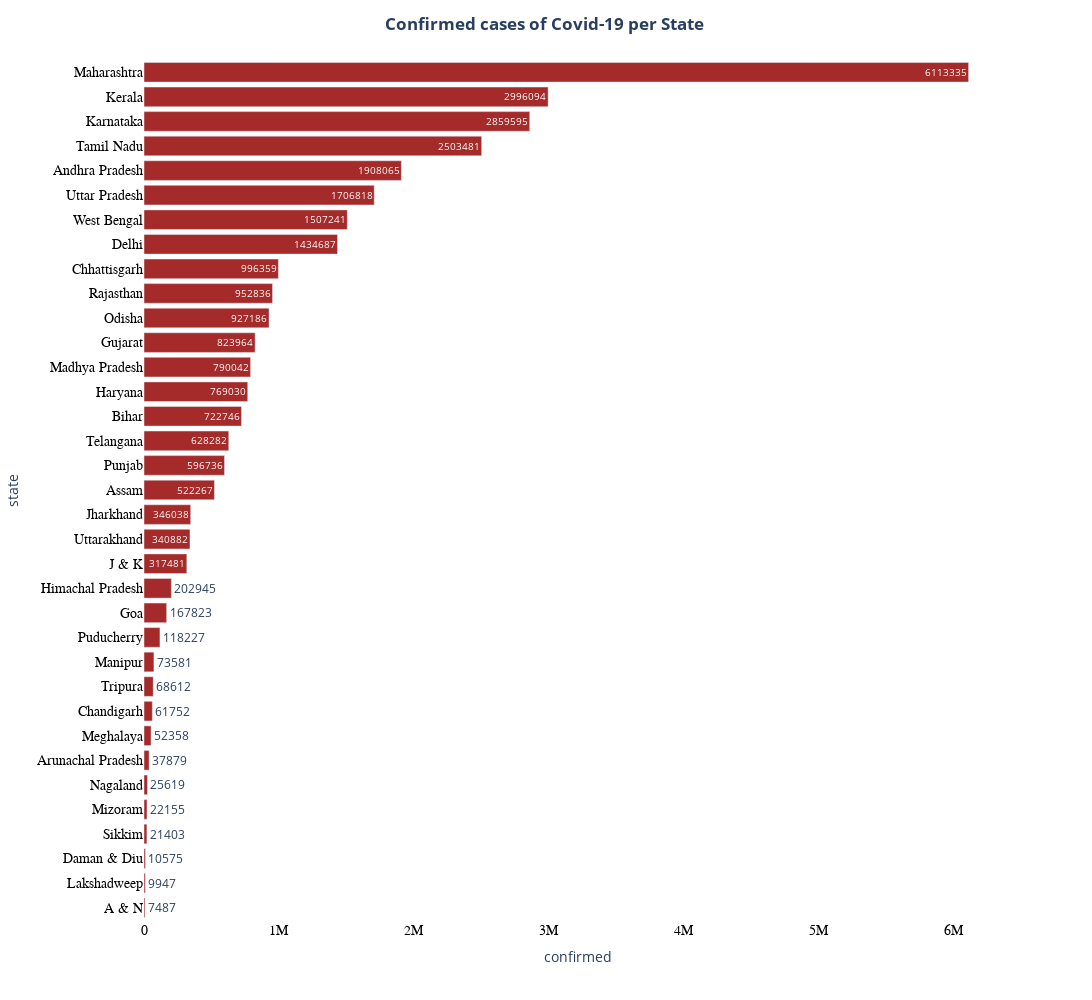

Source (notebook cell):
### Code cell
confirmed = merged.sort_values('confirmed', ascending = True)

#lowc = confirmed.head(10)
#highc = confirmed.tail(10)


fig = px.bar(confirmed, x="confirmed", y="state", orientation='h', text = 'confirmed')
fig.update_layout(
    title_text='<b>Confirmed cases of Covid-19 per State <b>',
    title_x=0.5,
    paper_bgcolor='white',
    plot_bgcolor = "white",
    autosize=False,
    width= 1100,
    height=1000)
fig.update_traces(marker_color='brown')
fig.update_xaxes(tickfont=dict(family='Rockwell', color='black', size=14))
fig.update_yaxes(tickfont=dict(family='Rockwell', color='black', size=14))
fig.show()

### Figure 1 — Plotly figure (JSON) as saved in the notebook; plotly's stock layout.template omitted (floating-point values rounded to 4 significant figures)
{"data": [{"alignmentgroup": "True", "hovertemplate": "confirmed=%{text}<br>state=%{y}<extra></extra>", "legendgroup": "", "marker": {"color": "brown"}, "name": "", "offsetgroup": "", "orientation": "h", "showlegend": false, "text": [7487, 9947, 10575, 21403, 22155, 25619, 37879, 52358, 61752, 68612, 73581, 118227, 167823, 202945, 317481, 340882, 346038, 522267, 596736, 628282, 722746, 769030, 790042, 823964, 927186, 952836, 996359, 1434687, 1507241, 1706818, 1908065, 2503481, 2859595, 2996094, 6113335], "textposition": "auto", "type": "bar", "x": [7487, 9947, 10575, 21403, 22155, 25619, 37879, 52358, 61752, 68612, 73581, 118227, 167823, 202945, 317481, 340882, 346038, 522267, 596736, 628282, 722746, 769030, 790042, 823964, 927186, 952836, 996359, 1434687, 1507241, 1706818, 1908065, 2503481, 2859595, 2996094, 6113335], "xaxis": "x", "y": ["A & N", "Lakshadweep", "Daman & Diu", "Sikkim", "Mizoram", "Nagaland", "Arunachal Pradesh", "Meghalaya", "Chandigarh", "Tripura", "Manipur", "Puducherry", "Goa", "Himachal Pradesh", "J & K", "Uttarakhand", "Jharkhand", "Assam", "Punjab", "Telangana", "Bihar", "Haryana", "Madhya Pradesh", "Gujarat", "Odisha", "Rajasthan", "Chhattisgarh", "Delhi", "West Bengal", "Uttar Pradesh", "Andhra Pradesh", "Tamil Nadu", "Karnataka", "Kerala", "Maharashtra"], "yaxis": "y"}], "layout": {"autosize": false, "barmode": "relative", "height": 1000, "legend": {"tracegroupgap": 0}, "margin": {"t": 60}, "paper_bgcolor": "white", "plot_bgcolor": "white", "title": {"text": "<b>Confirmed cases of Covid-19 per State <b>", "x": 0.5}, "width": 1100, "xaxis": {"anchor": "y", "domain": [0, 1], "tickfont": {"color": "black", "family": "Rockwell", "size": 14}, "title": {"text": "confirmed"}}, "yaxis": {"anchor": "x", "domain": [0, 1], "tickfont": {"color": "black", "family": "Rockwell", "size": 14}, "title": {"text": "state"}}}}
